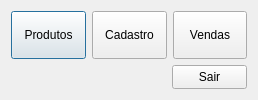
<?xml version="1.0" encoding="UTF-8"?>
<ui version="4.0">
 <class>Menu</class>
 <widget class="QDialog" name="Menu">
  <property name="geometry">
   <rect>
    <x>0</x>
    <y>0</y>
    <width>258</width>
    <height>100</height>
   </rect>
  </property>
  <property name="sizePolicy">
   <sizepolicy hsizetype="Preferred" vsizetype="Preferred">
    <horstretch>0</horstretch>
    <verstretch>0</verstretch>
   </sizepolicy>
  </property>
  <property name="minimumSize">
   <size>
    <width>120</width>
    <height>100</height>
   </size>
  </property>
  <property name="maximumSize">
   <size>
    <width>258</width>
    <height>120</height>
   </size>
  </property>
  <property name="windowTitle">
   <string>Menu</string>
  </property>
  <layout class="QGridLayout" name="gridLayout_5">
   <item row="0" column="0" colspan="2">
    <layout class="QGridLayout" name="gridLayout_2">
     <item row="0" column="0">
      <widget class="QPushButton" name="Btn_Produtos">
       <property name="sizePolicy">
        <sizepolicy hsizetype="Preferred" vsizetype="Preferred">
         <horstretch>0</horstretch>
         <verstretch>0</verstretch>
        </sizepolicy>
       </property>
       <property name="text">
        <string>Produtos</string>
       </property>
       <property name="icon">
        <iconset resource="img.qrc">
         <normaloff>:/imgs/imagens/carrinho_com_fundo-removebg-preview (1)_cropped.png</normaloff>:/imgs/imagens/carrinho_com_fundo-removebg-preview (1)_cropped.png</iconset>
       </property>
       <property name="iconSize">
        <size>
         <width>16</width>
         <height>16</height>
        </size>
       </property>
      </widget>
     </item>
     <item row="0" column="1">
      <widget class="QPushButton" name="Btn_Cadastro">
       <property name="sizePolicy">
        <sizepolicy hsizetype="Preferred" vsizetype="Preferred">
         <horstretch>0</horstretch>
         <verstretch>0</verstretch>
        </sizepolicy>
       </property>
       <property name="text">
        <string>Cadastro</string>
       </property>
       <property name="icon">
        <iconset resource="img.qrc">
         <normaloff>:/imgs/imagens/add_com_fundo-removebg-preview_cropped-removebg-preview.png</normaloff>:/imgs/imagens/add_com_fundo-removebg-preview_cropped-removebg-preview.png</iconset>
       </property>
      </widget>
     </item>
     <item row="0" column="2">
      <widget class="QPushButton" name="Btn_Vendas">
       <property name="sizePolicy">
        <sizepolicy hsizetype="Preferred" vsizetype="Preferred">
         <horstretch>0</horstretch>
         <verstretch>0</verstretch>
        </sizepolicy>
       </property>
       <property name="text">
        <string>Vendas</string>
       </property>
       <property name="icon">
        <iconset resource="img.qrc">
         <normaloff>:/imgs/imagens/venda_fundo_cropped-removebg-preview.png</normaloff>:/imgs/imagens/venda_fundo_cropped-removebg-preview.png</iconset>
       </property>
       <property name="iconSize">
        <size>
         <width>24</width>
         <height>24</height>
        </size>
       </property>
      </widget>
     </item>
    </layout>
   </item>
   <item row="1" column="0">
    <layout class="QGridLayout" name="gridLayout"/>
   </item>
   <item row="1" column="1">
    <widget class="QPushButton" name="Btn_Sair">
     <property name="sizePolicy">
      <sizepolicy hsizetype="Preferred" vsizetype="Preferred">
       <horstretch>0</horstretch>
       <verstretch>0</verstretch>
      </sizepolicy>
     </property>
     <property name="minimumSize">
      <size>
       <width>75</width>
       <height>0</height>
      </size>
     </property>
     <property name="maximumSize">
      <size>
       <width>75</width>
       <height>24</height>
      </size>
     </property>
     <property name="cursor">
      <cursorShape>PointingHandCursor</cursorShape>
     </property>
     <property name="text">
      <string>Sair</string>
     </property>
    </widget>
   </item>
  </layout>
 </widget>
 <resources>
  <include location="img.qrc"/>
 </resources>
 <connections/>
</ui>
